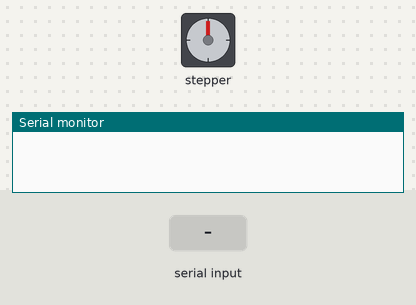
Bench run of a sketch on a simulated Arduino Uno, built with avr-gcc and run on an emulated ATmega328P. Parts: stepper motor, the last lines printed to the serial monitor. Wiring (inferred from the names in the program): stepper motor driver (200 steps per turn assumed): step pin 7; direction pin 8. Inputs (shaded band) come from the test bench.

Above: at 1.2 s.
1.3 s: "c90\n" received over Serial
At 3.2 s:
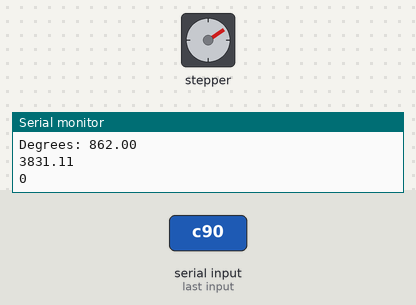
3.8 s: "c90\n" received over Serial
At 6.0 s:
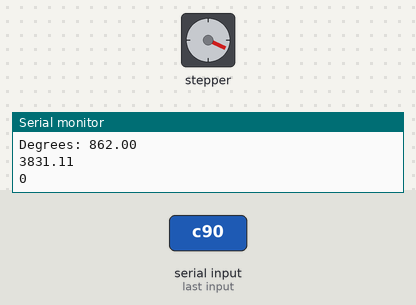
6.3 s: "a90\n" received over Serial
At 8.2 s:
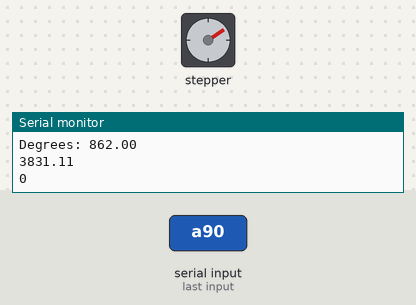
Timing chart, 0 to 9.7 s (numbered marks = the images above; inputs shaded):
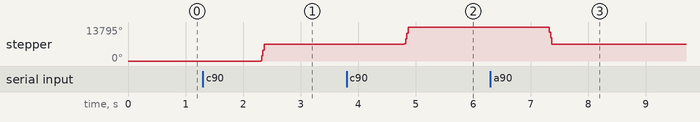

The sketch:

testing_servo_drive1.c.ino
```cpp
void setup() {
  // put your setup code here, to run once:
  pinMode(8, OUTPUT); // for direction
  pinMode(7, OUTPUT); // for pulses

  Serial.begin(9600);
  while(!Serial) {
//    wait for serial to connect.
  }

  digitalWrite(8, HIGH);
}

unsigned int count = 0;
//unsigned int timeSec = 1;
//float degreeRot = 90;
unsigned int delayPul = 0;
float pul = 0;
float deg = 0;

float inDirDeg = 0;
float inTime = 0;
String direct;
String serialData;

void loop() {
  // put your main code here, to run repeatedly:
  while (Serial.available()) {

    count = 0;

    serialData = Serial.readString();

    if (serialData[0] == 'c') {

      direct = "Clockwise";

      inDirDeg = 0;

      digitalWrite(8, HIGH);

      int i = 1;
      int chartoint = 0;

      while(serialData[i] != '\0') {
        chartoint = serialData[i] - '0';
        inDirDeg = inDirDeg * 10 + chartoint;
        i++;
      }
    } else if (serialData[0] == 'a') {

      direct = "Anticlockwise";

      inDirDeg = 0;

      digitalWrite(8, LOW);

      int i = 1;
      int chartoint = 0;

      while(serialData[i] != '\0') {
        chartoint = serialData[i] - '0';
        inDirDeg = inDirDeg * 10 + chartoint;
        i++;
      }
    } else if (serialData[0] == 't') {

      inTime = 0;

      int i = 1;
      int chartoint = 0;

      while(serialData[i] != '\0') {
        chartoint = serialData[i] - '0';
        inTime = inTime * 10 + chartoint;
        i++;
      }

      inDirDeg = 0;

    } else {
      inDirDeg = 0;
    }

    Serial.print("Direction: ");
    Serial.println(direct);
    Serial.print("Time: ");
    Serial.println(inTime);
    Serial.print("Degrees: ");
    Serial.println(inDirDeg);

//    digitalWrite(8, HIGH);

    deg = inDirDeg/360;
    pul = 1600*deg;
    delayPul = inTime*1000000/pul;

    Serial.println(pul);
    Serial.println(delayPul);

    while (count < pul) {
      digitalWrite(7, LOW);
      delayMicroseconds(delayPul);
      digitalWrite(7, HIGH);
      count++;
    }
  }
}
```

Measured:
- after the input at 1.3 s, stepper: turns 6897° clockwise, starting after 1.0 s
- after the input at 3.8 s, stepper: turns 6898° clockwise, starting after 1.0 s
- after the input at 6.3 s, stepper: turns 6898° counter-clockwise, starting after 1.0 s
